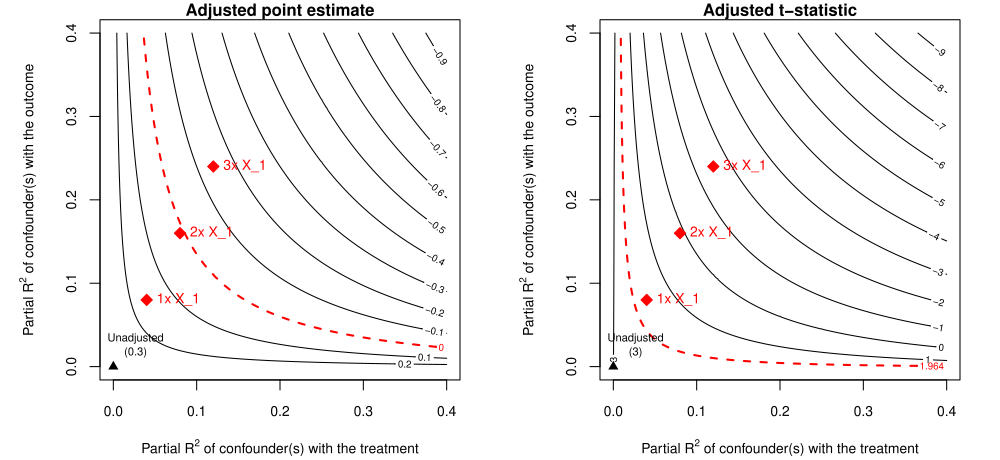

The R source for this figure:
# Activity 7: contour plot for sensitivity activity.
# Uses sensemakr's raw-input API for the contours, then adds 1x/2x/3x X_1
# benchmark markers manually for clearer pedagogy.
#
# Setup matches the augmented regression table in Q1:
#   Estimate = 0.30, SE = 0.10, df = 600
#   Strongest observed covariate X_1: R^2_{D~X_1|...} = 4%, R^2_{Y~X_1|...,D} = 8%

library(sensemakr)

estimate <- 0.30
se       <- 0.10
dof      <- 600

# X_1 benchmark stats (k=1)
r2dz.x1  <- 0.04
r2yz.x1  <- 0.08

ks       <- c(1, 2, 3)
xs       <- ks * r2dz.x1   # 0.04, 0.08, 0.12
ys       <- ks * r2yz.x1   # 0.08, 0.16, 0.24
labs     <- paste0(ks, "x X_1")

add_markers <- function() {
  points(xs, ys, pch = 23, col = "red", bg = "red", cex = 1.2)
  text(xs, ys, labs, pos = 4, cex = 0.85, col = "red")
}

pdf("activity07_contour.pdf", width = 10, height = 4.6)
par(mfrow = c(1, 2), mar = c(4, 4, 3, 1))

ovb_contour_plot(estimate, se, dof,
                 sensitivity.of = "estimate",
                 main           = "Adjusted point estimate")
add_markers()

ovb_contour_plot(estimate, se, dof,
                 sensitivity.of = "t-value",
                 main           = "Adjusted t-statistic")
add_markers()

dev.off()

cat("Wrote activity07_contour.pdf\n")
